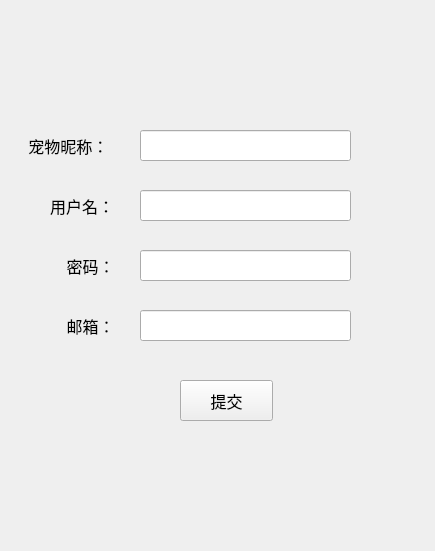
<?xml version="1.0" encoding="UTF-8"?>
<ui version="4.0">
 <class>Register</class>
 <widget class="QWidget" name="Register">
  <property name="geometry">
   <rect>
    <x>0</x>
    <y>0</y>
    <width>435</width>
    <height>551</height>
   </rect>
  </property>
  <property name="windowTitle">
   <string>Form</string>
  </property>
  <widget class="QLineEdit" name="lineEditPassword">
   <property name="geometry">
    <rect>
     <x>140</x>
     <y>250</y>
     <width>211</width>
     <height>31</height>
    </rect>
   </property>
  </widget>
  <widget class="QLabel" name="labelAccount">
   <property name="geometry">
    <rect>
     <x>50</x>
     <y>190</y>
     <width>81</width>
     <height>31</height>
    </rect>
   </property>
   <property name="font">
    <font>
     <family>华文楷体</family>
     <pointsize>12</pointsize>
    </font>
   </property>
   <property name="text">
    <string>用户名：</string>
   </property>
  </widget>
  <widget class="QLabel" name="labelPassword">
   <property name="geometry">
    <rect>
     <x>50</x>
     <y>250</y>
     <width>81</width>
     <height>31</height>
    </rect>
   </property>
   <property name="font">
    <font>
     <family>华文楷体</family>
     <pointsize>12</pointsize>
    </font>
   </property>
   <property name="text">
    <string>    密码：</string>
   </property>
  </widget>
  <widget class="QPushButton" name="btOk">
   <property name="geometry">
    <rect>
     <x>180</x>
     <y>380</y>
     <width>93</width>
     <height>41</height>
    </rect>
   </property>
   <property name="font">
    <font>
     <family>华文楷体</family>
     <pointsize>12</pointsize>
    </font>
   </property>
   <property name="text">
    <string>提交</string>
   </property>
  </widget>
  <widget class="QLineEdit" name="lineEditAccount">
   <property name="geometry">
    <rect>
     <x>140</x>
     <y>190</y>
     <width>211</width>
     <height>31</height>
    </rect>
   </property>
  </widget>
  <widget class="QLineEdit" name="lineEditMail">
   <property name="geometry">
    <rect>
     <x>140</x>
     <y>310</y>
     <width>211</width>
     <height>31</height>
    </rect>
   </property>
   <property name="text">
    <string/>
   </property>
  </widget>
  <widget class="QLabel" name="labelMail">
   <property name="geometry">
    <rect>
     <x>50</x>
     <y>310</y>
     <width>81</width>
     <height>31</height>
    </rect>
   </property>
   <property name="font">
    <font>
     <family>华文楷体</family>
     <pointsize>12</pointsize>
    </font>
   </property>
   <property name="text">
    <string>    邮箱：</string>
   </property>
  </widget>
  <widget class="QLineEdit" name="lineEditName">
   <property name="geometry">
    <rect>
     <x>140</x>
     <y>130</y>
     <width>211</width>
     <height>31</height>
    </rect>
   </property>
   <property name="text">
    <string/>
   </property>
  </widget>
  <widget class="QLabel" name="labelName">
   <property name="geometry">
    <rect>
     <x>20</x>
     <y>130</y>
     <width>101</width>
     <height>31</height>
    </rect>
   </property>
   <property name="font">
    <font>
     <family>华文楷体</family>
     <pointsize>12</pointsize>
    </font>
   </property>
   <property name="text">
    <string>  宠物昵称：</string>
   </property>
  </widget>
 </widget>
 <resources/>
 <connections/>
</ui>
